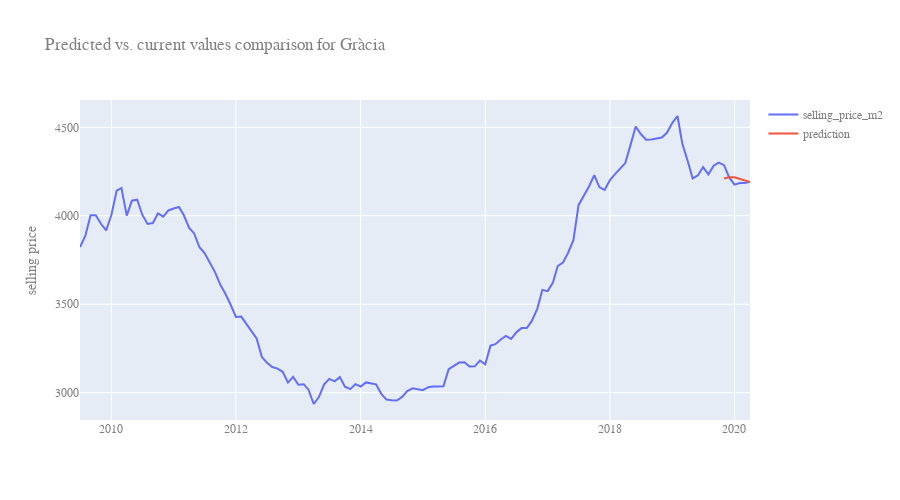

The notebook cell saved with this chart:
### Code cell
fig = go.Figure()

fig.add_trace(go.Scatter(
    x = df_test.index,
    y=df_test['selling_price_m2'],
    name="selling_price_m2"       # this sets its legend entry
))

fig.add_trace(go.Scatter(
    x = df_test.index,
    y=df_test['prediction'],
    name="prediction"       # this sets its legend entry
))

fig.update_layout(
    title="Predicted vs. current values comparison for " + df_districts.iloc[CURRENT_DISTRICT-1,1],
    yaxis_title="selling price",
    width=900, height=500,
    font=dict(
        family="Arial, monospace",
        size=12,
        color="#7f7f7f"
    )
)
fig.show()

### Figure 1 — Plotly figure (JSON) as saved in the notebook; plotly's stock layout.template omitted (floating-point values rounded to 4 significant figures; data arrays with more than 128 entries replaced by an {"elided": "..."} marker saying what was removed)
{"data": [{"name": "selling_price_m2", "type": "scatter", "x": {"elided": "130 str values"}, "y": {"elided": "130 int values"}}, {"name": "prediction", "type": "scatter", "x": {"elided": "130 str values"}, "y": {"elided": "130 float values"}}], "layout": {"font": {"color": "#7f7f7f", "family": "Arial, monospace", "size": 12}, "height": 500, "title": {"text": "Predicted vs. current values comparison for Gràcia"}, "width": 900, "yaxis": {"title": {"text": "selling price"}}}}
